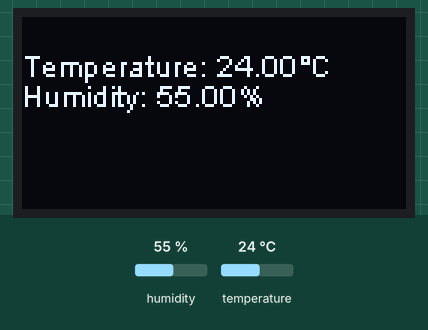
This sketch was run on a simulated ESP8266 (NodeMCU). Parts: 128×64 one-colour display. The test bench sets the inputs (shaded band); at power-on: humidity 55 %, temperature 24 °C.

Above: at 1.2 s.
1.3 s: humidity set to 22 %
At 2.5 s:
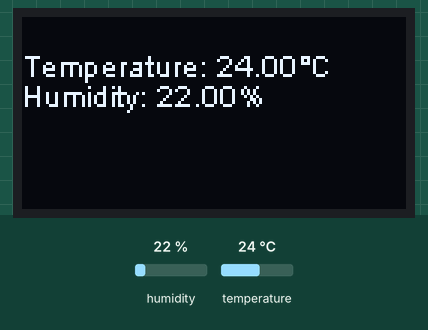
2.8 s: temperature set to 12 °C
At 3.9 s:
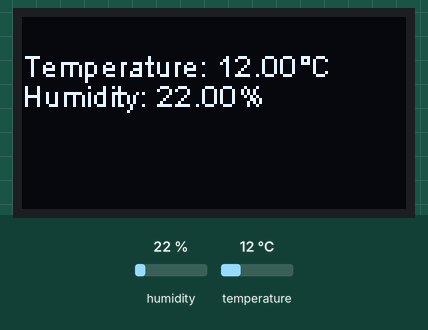
4.3 s: humidity set to 40 %
At 5.2 s:
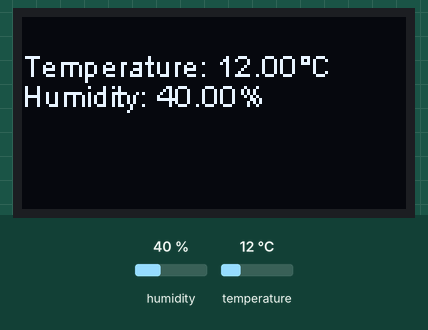
5.9 s: temperature set to 19 °C
Timing chart, 0 to 8.4 s (numbered marks = the images above; inputs shaded):
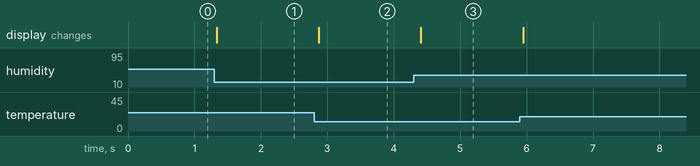

The sketch:

dht11_LED.ino
```cpp
//SimpleDemo
#include <string.h>
#include <Wire.h>               // Only needed for Arduino 1.6.5 and earlier
#include "SSD1306Wire.h"        // legacy: #include "SSD1306.h"
SSD1306Wire display(0x3c, 2, 14);
#define DEMO_DURATION 3000

//DHT
#include <Adafruit_Sensor.h>
#include <DHT.h>
#include <DHT_U.h>
#define DHTPIN 5     // Digital pin connected to the DHT sensor
#define DHTTYPE    DHT11     // DHT 11

//    ***  typedef void (*Demo)(void);


DHT_Unified dht(DHTPIN, DHTTYPE);
uint32_t delayMS;

void setup() {
  Serial.begin(9600);

  // put your setup code here, to run once:
  dht.begin();

  sensor_t sensor;
  dht.temperature().getSensor(&sensor);
  dht.humidity().getSensor(&sensor);

  delayMS = sensor.min_delay / 1000;
  display.init();

  display.flipScreenVertically();
  display.setFont(ArialMT_Plain_10);

}

void loop() {
  // put your main code here, to run repeatedly:


  sensors_event_t event;
  dht.temperature().getEvent(&event);

  char Temp[30] = "Temperature: ";
  char Hum[30] = "Humidity: ";

  //itoa((int)event.temperature, Temp, 10);

  display.clear();
  display.setTextAlignment(TEXT_ALIGN_LEFT);
  display.setFont(ArialMT_Plain_10);

  //display message
  if (isnan(event.temperature)) {
    display.drawString(0, 10, "Error reading temperature!");
    //Serial.println(F("Error reading temperature!"));
  }
  else {
    char Temp1[10];
    sprintf(Temp1, "%.2f", event.temperature);
    strcat(Temp, Temp1);
    strcat(Temp, "°C");
    display.drawString(0, 10, Temp);
    /*
    Serial.print(F("Temperature: "));
    Serial.print(event.temperature);
    Serial.println(F("°C"));
    */
  }
  // Get humidity event and print its value.
  dht.humidity().getEvent(&event);
  //itoa((int)event.relative_humidity, Hum, 10);

  if (isnan(event.relative_humidity)) {
    display.drawString(0, 20, "Error reading humidity!");
    //Serial.println(F("Error reading humidity!"));
  }
  else {
    char Hum1[10];
    sprintf(Hum1, "%.2f", event.relative_humidity);
    strcat(Hum, Hum1);
    strcat(Hum, "%");
    display.drawString(0, 20, Hum);


    /*
    Serial.print(F("Humidity: "));
    Serial.print(event.relative_humidity);
    Serial.println(F("%"));
    */
  }
  display.display();
  delay(100);

}
```

Measured:
- after the input at 1.3 s, the display: changes at once (image 1)
- after the input at 2.8 s, the display: changes after 0.07 s (image 2)
- after the input at 4.3 s, the display: changes after 0.11 s (image 3)
